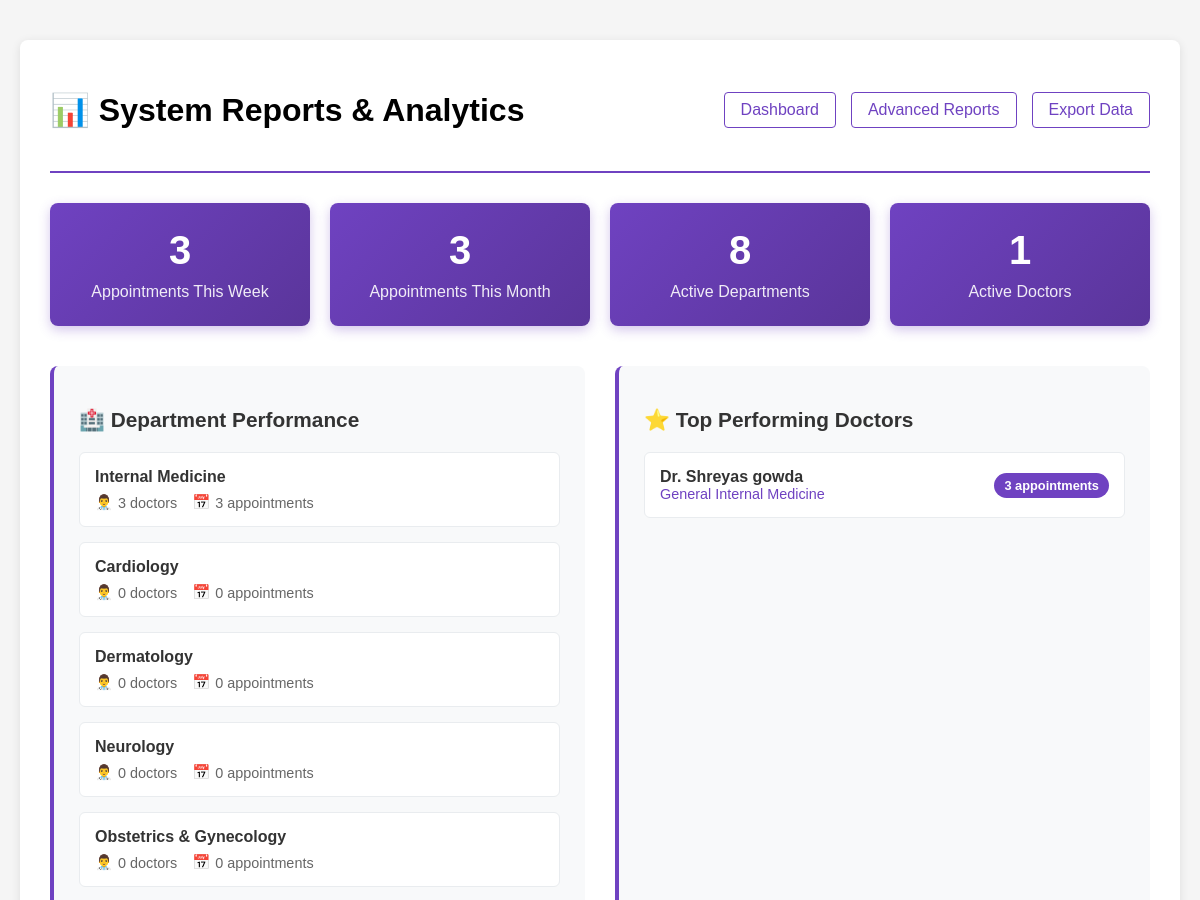
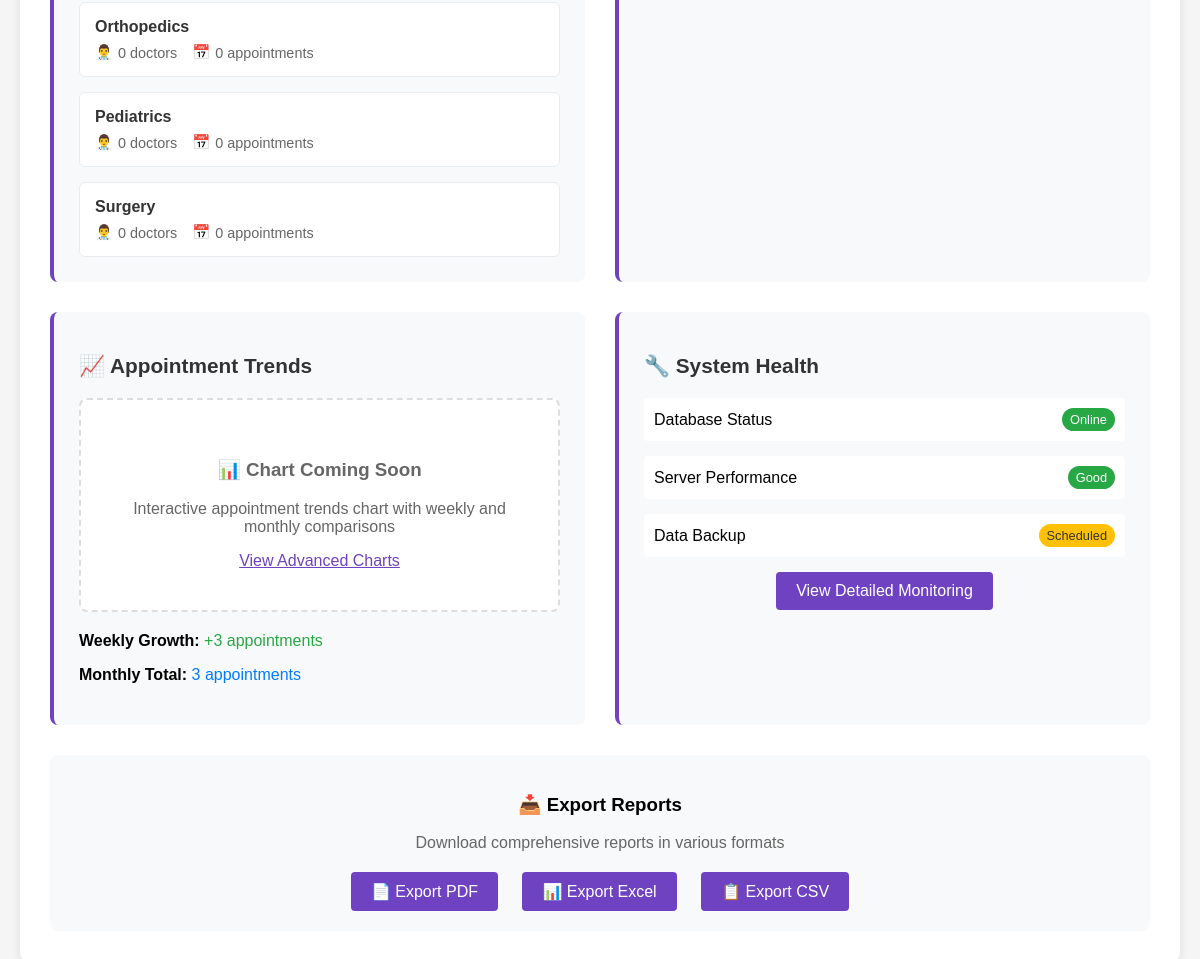
Page /admin-panel/reports/ (signed in) on the committed database (2 pictures, top to bottom).
### doctors/models.py (models this page shows, shortened)
class Department(models.Model):
    name = models.CharField(max_length=100, unique=True)
    description = models.TextField(blank=True)
    created_at = models.DateTimeField(auto_now_add=True)

class Doctor(models.Model):
    user = models.OneToOneField(User, on_delete=models.CASCADE)
    specialization = models.ForeignKey(Specialization, on_delete=models.CASCADE)
    department = models.ForeignKey(Department, on_delete=models.CASCADE)
    license_number = models.CharField(max_length=50, unique=True, default="TEMP000")
    experience_years = models.PositiveIntegerField(default=0)
    qualification = models.CharField(max_length=200, default="General Practitioner")
    consultation_fee = models.DecimalField(max_digits=10, decimal_places=2, default=0.00)
    biography = models.TextField(blank=True)
    is_available = models.BooleanField(default=True)
    rating = models.FloatField(default=0.0)
    total_reviews = models.PositiveIntegerField(default=0)
    phone_number = models.CharField(max_length=15, blank=True)
    created_at = models.DateTimeField(auto_now_add=True)
    updated_at = models.DateTimeField(auto_now=True)
    def get_full_name(self):
        return f"Dr. {self.user.get_full_name() or self.user.username}"

class Specialization(models.Model):
    name = models.CharField(max_length=100, unique=True)
    department = models.ForeignKey(Department, on_delete=models.CASCADE, related_name='specializations')
    description = models.TextField(blank=True)

### users/models.py (models this page shows, shortened)
class User(AbstractUser):
    ROLE_CHOICES = (
        ('patient', 'Patient'),
        ('doctor', 'Doctor'),
        ('admin', 'Admin'),
    )
    GENDER_CHOICES = [
        ('M', 'Male'),
        ('F', 'Female'),
        ('O', 'Other'),
    ]
    role = models.CharField(max_length=10, choices=ROLE_CHOICES, default='patient')
    phone_number = models.CharField(max_length=15, blank=True)
    date_of_birth = models.DateField(null=True, blank=True)
    gender = models.CharField(max_length=1, choices=GENDER_CHOICES, blank=True)
    address = models.TextField(blank=True)
    emergency_contact_name = models.CharField(max_length=100, blank=True)
    emergency_contact_phone = models.CharField(max_length=15, blank=True)
    blood_group = models.CharField(max_length=5, blank=True)
    created_at = models.DateTimeField(auto_now_add=True)
    updated_at = models.DateTimeField(auto_now=True)

### admins/views.py (the view)
# urls.py: path('reports/', views.system_reports, name='system_reports'),
@login_required
def system_reports(request):
    if request.user.role != 'admin':
        return render(request, 'users/access_denied.html')
    today = timezone.now().date()
    week_ago = today - timedelta(days=7)
    month_ago = today - timedelta(days=30)
    weekly_appointments = Appointment.objects.filter(
        appointment_date__date__gte=week_ago
    ).count()
    monthly_appointments = Appointment.objects.filter(
        appointment_date__date__gte=month_ago
    ).count()
    department_stats = Department.objects.annotate(
        doctor_count=Count('doctor'),
        appointment_count=Count('doctor__doctor_appointments')
    ).order_by('-appointment_count')
    top_doctors = Doctor.objects.annotate(
        appointment_count=Count('doctor_appointments')
    ).select_related('user', 'specialization').order_by('-appointment_count')[:10]
    context = {
        'weekly_appointments': weekly_appointments,
        'monthly_appointments': monthly_appointments,
        'department_stats': department_stats,
        'top_doctors': top_doctors,
    }
    return render(request, 'admins/system_reports.html', context)

### templates/admins/system_reports.html (shortened to what this page needs)
<!DOCTYPE html>
<html lang="en">
<head>
</head>
<body>
    <div class="page-container">
        <div class="header">
            <h1>📊 System Reports & Analytics</h1>
            <div class="nav-links">
                <a href="{% url 'admin_dashboard' %}">Dashboard</a>
                <a href="{% url 'coming_soon' %}?feature=advanced-reports">Advanced Reports</a>
                <a href="{% url 'coming_soon' %}?feature=export-data">Export Data</a>
            </div>
        </div>
        <div class="stats-overview">
            <div class="stat-card">
                <div class="stat-number">{{ weekly_appointments }}</div>
                <div class="stat-label">Appointments This Week</div>
            </div>
            <div class="stat-card">
                <div class="stat-number">{{ monthly_appointments }}</div>
                <div class="stat-label">Appointments This Month</div>
            </div>
            <div class="stat-card">
                <div class="stat-number">{{ department_stats|length }}</div>
                <div class="stat-label">Active Departments</div>
            </div>
            <div class="stat-card">
                <div class="stat-number">{{ top_doctors|length }}</div>
                <div class="stat-label">Active Doctors</div>
            </div>
        </div>
        <div class="reports-grid">
            <div class="report-section">
                <h2 class="section-title">🏥 Department Performance</h2>
                {% if department_stats %}
                    <div class="department-list">
                        {% for dept in department_stats %}
                            <div class="department-item">
                                <div class="department-header">
                                    <span class="department-name">{{ dept.name }}</span>
                                </div>
                                <div class="department-stats">
                                    <div class="stat-item">
                                        <span>👨‍⚕️</span>
                                        <span>{{ dept.doctor_count }} doctors</span>
                                    </div>
                                    <div class="stat-item">
                                        <span>📅</span>
                                        <span>{{ dept.appointment_count }} appointments</span>
                                    </div>
                                </div>
                            </div>
                        {% endfor %}
                    </div>
                {% else %}
                    <div class="no-data">
                        No department data available
                    </div>
                {% endif %}
            </div>
            <div class="report-section">
                <h2 class="section-title">⭐ Top Performing Doctors</h2>
                {% if top_doctors %}
                    <div class="doctor-list">
                        {% for doctor in top_doctors %}
                            <div class="doctor-item">
                                <div class="doctor-info">
                                    <span class="doctor-name">{{ doctor.get_full_name }}</span>
                                    <span class="doctor-specialization">{{ doctor.specialization.name }}</span>
                                </div>
                                <div class="appointment-count">
                                    {{ doctor.appointment_count }} appointments
                                </div>
                            </div>
                        {% endfor %}
                    </div>
                {% else %}
                    <div class="no-data">
                        No doctor data available
                    </div>
                {% endif %}
            </div>
            <div class="report-section">
                <h2 class="section-title">📈 Appointment Trends</h2>
                <div class="chart-placeholder">
                    <h3>📊 Chart Coming Soon</h3>
                    <p>Interactive appointment trends chart with weekly and monthly comparisons</p>
                    <a href="{% url 'coming_soon' %}?feature=charts" style="color: #6f42c1;">View Advanced Charts</a>
                </div>
                <div style="margin-top: 15px;">
                    <p><strong>Weekly Growth:</strong>
                        {% if weekly_appointments > 0 %}
                            <span style="color: #28a745;">+{{ weekly_appointments }} appointments</span>
                        {% else %}
                            <span style="color: #dc3545;">No appointments this week</span>
                        {% endif %}
                    </p>
                    <p><strong>Monthly Total:</strong>
                        {% if monthly_appointments > 0 %}
                            <span style="color: #007bff;">{{ monthly_appointments }} appointments</span>
                        {% else %}
                            <span style="color: #6c757d;">No appointments this month</span>
                        {% endif %}
                    </p>
                </div>
            </div>
            <div class="report-section">
                <h2 class="section-title">🔧 System Health</h2>
                <div style="display: flex; flex-direction: column; gap: 15px;">
                    <div style="display: flex; justify-content: space-between; align-items: center; padding: 10px; background: white; border-radius: 4px;">
                        <span>Database Status</span>
                        <span style="background: #28a745; color: white; padding: 4px 8px; border-radius: 12px; font-size: 0.8em;">Online</span>
                    </div>
                    <div style="display: flex; justify-content: space-between; align-items: center; padding: 10px; background: white; border-radius: 4px;">
                        <span>Server Performance</span>
                        <span style="background: #28a745; color: white; padding: 4px 8px; border-radius: 12px; font-size: 0.8em;">Good</span>
                    </div>
                    <div style="display: flex; justify-content: space-between; align-items: center; padding: 10px; background: white; border-radius: 4px;">
                        <span>Data Backup</span>
                        <span style="background: #ffc107; color: #333; padding: 4px 8px; border-radius: 12px; font-size: 0.8em;">Scheduled</span>
                    </div>
                </div>
                <div style="margin-top: 15px; text-align: center;">
                    <a href="{% url 'coming_soon' %}?feature=system-monitoring" class="export-btn">View Detailed Monitoring</a>
                </div>
            </div>
        </div>
        <div class="export-actions">
            <h3>📥 Export Reports</h3>
            <p style="color: #666; margin-bottom: 20px;">Download comprehensive reports in various formats</p>
            <a href="{% url 'coming_soon' %}?feature=pdf-export" class="export-btn">📄 Export PDF</a>
            <a href="{% url 'coming_soon' %}?feature=excel-export" class="export-btn">📊 Export Excel</a>
            <a href="{% url 'coming_soon' %}?feature=csv-export" class="export-btn">📋 Export CSV</a>
        </div>
    </div>
</body>
</html>

### templates/admins/system_reports.html (style rules this page uses)
body { font-family: Arial, sans-serif; max-width: 1400px; margin: 20px auto; padding: 20px; background-color: #f5f5f5; }
.page-container { background: white; padding: 30px; border-radius: 8px; box-shadow: 0 2px 10px rgba(0,0,0,0.1); }
.header { display: flex; justify-content: space-between; align-items: center; margin-bottom: 30px; padding-bottom: 20px; border-bottom: 2px solid #6f42c1; }
.nav-links { display: flex; gap: 15px; }
.nav-links a { text-decoration: none; color: #6f42c1; padding: 8px 16px; border: 1px solid #6f42c1; border-radius: 4px; transition: all 0.3s; }
.stats-overview { display: grid; grid-template-columns: repeat(auto-fit, minmax(250px, 1fr)); gap: 20px; margin-bottom: 40px; }
.stat-card { background: linear-gradient(135deg, #6f42c1, #5a359a); color: white; padding: 25px; border-radius: 8px; text-align: center; box-shadow: 0 4px 12px rgba(111, 66, 193, 0.3); }
.stat-number { font-size: 2.5em; font-weight: bold; margin-bottom: 10px; }
.stat-label { font-size: 1em; opacity: 0.9; }
.reports-grid { display: grid; grid-template-columns: repeat(auto-fit, minmax(400px, 1fr)); gap: 30px; }
.report-section { background: #f8f9fa; border-radius: 8px; padding: 25px; border-left: 4px solid #6f42c1; }
.section-title { font-size: 1.3em; font-weight: bold; color: #333; margin-bottom: 20px; display: flex; align-items: center; gap: 10px; }
.department-list { display: flex; flex-direction: column; gap: 15px; }
.department-item { background: white; padding: 15px; border-radius: 6px; border: 1px solid #e9ecef; transition: all 0.3s; }
.department-header { display: flex; justify-content: space-between; align-items: center; margin-bottom: 8px; }
.department-name { font-weight: bold; color: #333; }
.department-stats { display: flex; gap: 15px; font-size: 0.9em; color: #666; }
.stat-item { display: flex; align-items: center; gap: 5px; }
.doctor-list { display: flex; flex-direction: column; gap: 12px; }
.doctor-item { background: white; padding: 15px; border-radius: 6px; border: 1px solid #e9ecef; display: flex; justify-content: space-between; align-items: center; transition: all 0.3s; }
.doctor-info { display: flex; flex-direction: column; }
.doctor-name { font-weight: bold; color: #333; }
.doctor-specialization { color: #6f42c1; font-size: 0.9em; }
.appointment-count { background: #6f42c1; color: white; padding: 5px 10px; border-radius: 15px; font-size: 0.8em; font-weight: bold; }
.chart-placeholder { background: white; border: 2px dashed #ddd; border-radius: 8px; padding: 40px; text-align: center; color: #666; margin: 20px 0; }
.export-actions { margin-top: 30px; padding: 20px; background: #f8f9fa; border-radius: 8px; text-align: center; }
.export-btn { background: #6f42c1; color: white; padding: 10px 20px; border: none; border-radius: 4px; cursor: pointer; margin: 0 10px; text-decoration: none; display: inline-block; transition: all 0.3s; }

### rows in the picture
Department: name "Internal Medicine", doctor_count "3", appointment_count "3"
Department: name "Cardiology", doctor_count "0", appointment_count "0"
Department: name "Dermatology", doctor_count "0", appointment_count "0"
Department: name "Neurology", doctor_count "0", appointment_count "0"
Department: name "Obstetrics & Gynecology", doctor_count "0", appointment_count "0"
Department: name "Orthopedics", doctor_count "0", appointment_count "0"
Department: name "Pediatrics", doctor_count "0", appointment_count "0"
Department: name "Surgery", doctor_count "0", appointment_count "0"
Doctor: get_full_name "Dr. Shreyas gowda", specialization.name "General Internal Medicine", appointment_count "3"

### other values in the picture
{{ weekly_appointments }} "3"
{{ monthly_appointments }} "3"
{{ department_stats|length }} "8"
{{ top_doctors|length }} "1"
